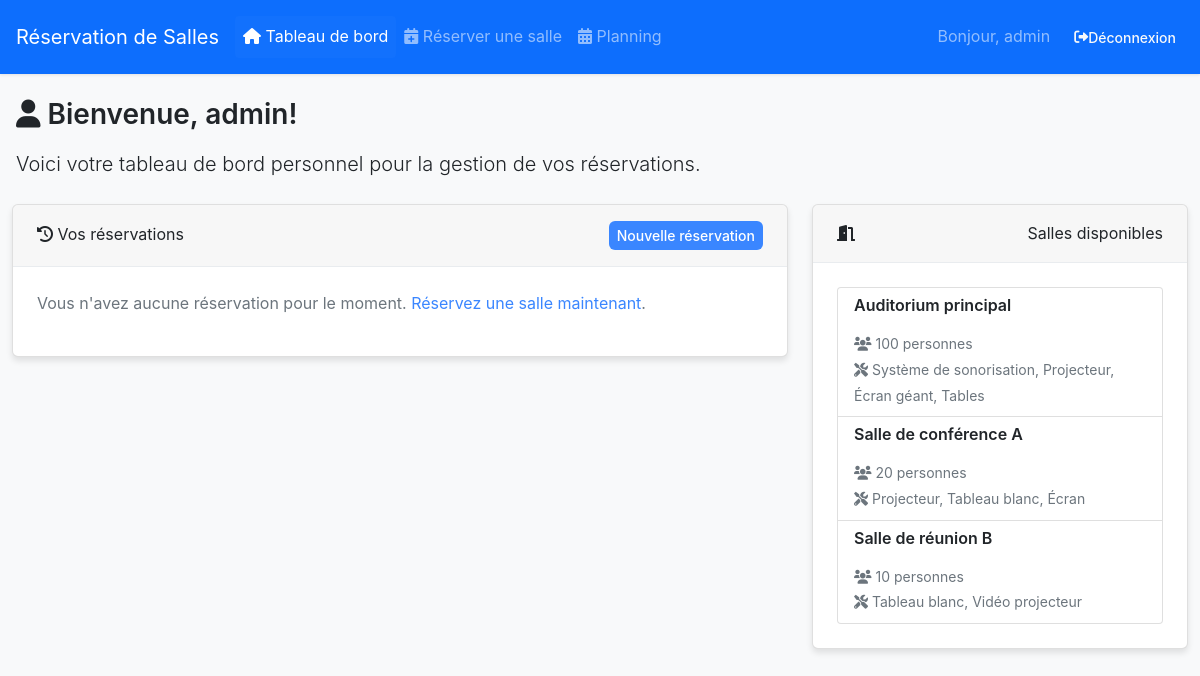
/user/dashboard.php (signed in), run on the app's committed database.
### tables this page shows
CREATE TABLE IF NOT EXISTS rooms (
    id INT AUTO_INCREMENT PRIMARY KEY,
    name VARCHAR(100) NOT NULL,
    capacity INT NOT NULL,
    equipment TEXT,
    created_at TIMESTAMP DEFAULT CURRENT_TIMESTAMP
);

### user/dashboard.php (the view, shortened to what this page needs)
<?php
require_once '../config/db.php';
try {
    $stmt = $pdo->prepare("SELECT r.*, ro.name as room_name FROM reservations r
                          JOIN rooms ro ON r.room_id = ro.id
                          WHERE r.user_id = ?
                          ORDER BY r.reservation_date DESC, r.start_time DESC");
    $stmt->execute([$_SESSION['user_id']]);
    $reservations = $stmt->fetchAll();
} catch (PDOException $e) {
    $error = "Erreur lors du chargement de vos réservations.";
}
try {
    $stmt = $pdo->query("SELECT * FROM rooms ORDER BY name");
    $rooms = $stmt->fetchAll();
} catch (PDOException $e) {
    $error = "Erreur lors du chargement des salles.";
}
?>
<!DOCTYPE html>
<html lang="fr">
<head>
    <link href="https://cdn.jsdelivr.net/npm/bootstrap@5.1.3/dist/css/bootstrap.min.css" rel="stylesheet">
    <link href="https://cdnjs.cloudflare.com/ajax/libs/font-awesome/6.0.0/css/all.min.css" rel="stylesheet">
    <link href="../assets/css/style.css" rel="stylesheet">
</head>
<body>
    <nav class="navbar navbar-expand-lg navbar-dark bg-primary">
        <div class="container">
            <a class="navbar-brand" href="#">Réservation de Salles</a>
            <div class="collapse navbar-collapse" id="navbarNav">
                <ul class="navbar-nav me-auto">
                    <li class="nav-item">
                        <a class="nav-link active" href="dashboard.php"><i class="fas fa-home"></i> Tableau de bord</a>
                    </li>
                    <li class="nav-item">
                        <a class="nav-link" href="reserve.php"><i class="fas fa-calendar-plus"></i> Réserver une salle</a>
                    </li>
                    <li class="nav-item">
                        <a class="nav-link" href="schedule.php"><i class="fas fa-calendar-alt"></i> Planning</a>
                    </li>
                </ul>
                <div class="d-flex">
                    <span class="navbar-text me-3">Bonjour, <?php echo htmlspecialchars($_SESSION['username']); ?></span>
                    <a href="../logout.php" class="btn btn-outline-light btn-sm"><i class="fas fa-sign-out-alt"></i> Déconnexion</a>
                </div>
            </div>
        </div>
    </nav>
    <div class="container mt-4">
        <h2><i class="fas fa-user"></i> Bienvenue, <?php echo htmlspecialchars($_SESSION['username']); ?>!</h2>
        <p class="lead">Voici votre tableau de bord personnel pour la gestion de vos réservations.</p>
        <div class="row mt-4">
            <div class="col-md-8">
                <div class="card">
                    <div class="card-header d-flex justify-content-between align-items-center">
                        <span><i class="fas fa-history"></i> Vos réservations</span>
                        <a href="reserve.php" class="btn btn-sm btn-primary">Nouvelle réservation</a>
                    </div>
                    <div class="card-body">
                        <?php if (isset($reservations) && count($reservations) > 0): ?>
                        <div class="table-responsive">
                            <table class="table table-striped">
                                <thead>
                                    <tr>
                                        <th>Salle</th>
                                        <th>Date</th>
                                        <th>Heures</th>
                                        <th>Objectif</th>
                                        <th>Actions</th>
                                    </tr>
                                </thead>
                                <tbody>
                                    <?php foreach ($reservations as $reservation): ?>
                                    <tr>
                                        <td><?php echo htmlspecialchars($reservation['room_name']); ?></td>
                                        <td><?php echo formatDate($reservation['reservation_date']); ?></td>
                                        <td><?php echo substr($reservation['start_time'], 0, 5); ?> - <?php echo substr($reservation['end_time'], 0, 5); ?></td>
                                        <td><?php echo htmlspecialchars($reservation['purpose']); ?></td>
                                        <td>
                                            <a href="edit_reservation.php?id=<?php echo $reservation['id']; ?>" class="btn btn-sm btn-warning">
                                                <i class="fas fa-edit"></i> Modifier
                                            </a>
                                            <a href="cancel_reservation.php?id=<?php echo $reservation['id']; ?>"
                                               class="btn btn-sm btn-danger"
                                               onclick="return confirm('Êtes-vous sûr de vouloir annuler cette réservation ?')">
                                                <i class="fas fa-times"></i> Annuler
                                            </a>
                                        </td>
                                    </tr>
                                    <?php endforeach; ?>
                                </tbody>
                            </table>
                        </div>
                        <?php else: ?>
                        <p class="text-muted">Vous n'avez aucune réservation pour le moment.
                           <a href="reserve.php">Réservez une salle maintenant</a>.</p>
                        <?php endif; ?>
                    </div>
                </div>
            </div>
            <div class="col-md-4">
                <div class="card">
                    <div class="card-header">
                        <i class="fas fa-door-open"></i> Salles disponibles
                    </div>
                    <div class="card-body">
                        <?php if (isset($rooms) && count($rooms) > 0): ?>
                        <ul class="list-group">
                            <?php foreach ($rooms as $room): ?>
                            <li class="list-group-item">
                                <h6><?php echo htmlspecialchars($room['name']); ?></h6>
                                <small class="text-muted">
                                    <i class="fas fa-users"></i> <?php echo $room['capacity']; ?> personnes<br>
                                    <i class="fas fa-tools"></i> <?php echo htmlspecialchars($room['equipment']); ?>
                                </small>
                            </li>
                            <?php endforeach; ?>
                        </ul>
                        <?php else: ?>
                        <p class="text-muted">Aucune salle disponible pour le moment.</p>
                        <?php endif; ?>
                    </div>
                </div>
            </div>
        </div>
    </div>
</body>
</html>

### assets/css/style.css (style rules this page uses)
:root { --primary: #3A86FF; --primary-hover: #2667cc; --secondary: #8338EC; --success: #06D6A0; --danger: #FF5A5F; --warning: #FFBE0B; --white: #ffffff; --light: #f8f9fa; --light-gray: #e9ecef; --gray: #6c757d; --dark-gray: #343a40; --dark: #212529; --space-xs: 0.5rem; --space-sm: 1rem; --space-md: 1.5rem; --space-lg: 2rem; --space-xl: 3rem; --radius-sm: 4px; --radius: 6px; --radius-lg: 8px; --shadow-sm: 0 1px 3px rgba(0,0,0,0.1); --shadow: 0 4px 6px rgba(0,0,0,0.1); --transition: all 0.2s ease; }
* { margin: 0; padding: 0; box-sizing: border-box; }
body { font-family: 'Inter', -apple-system, BlinkMacSystemFont, 'Segoe UI', Roboto, sans-serif; line-height: 1.6; color: var(--dark); background-color: var(--light); }
h1, h2, h3, h4, h5, h6 { font-weight: 600; margin-bottom: var(--space-sm); color: var(--dark); }
h2 { font-size: 1.75rem; }
p { margin-bottom: var(--space-sm); }
a { color: var(--primary); text-decoration: none; transition: var(--transition); }
.container { width: 100%; max-width: 1200px; margin: 0 auto; padding: 0 var(--space-sm); }
.navbar { background: var(--white); box-shadow: var(--shadow-sm); padding: var(--space-sm) 0; position: sticky; top: 0; z-index: 1000; }
.navbar .container { display: flex; justify-content: space-between; align-items: center; }
.nav-link { padding: var(--space-xs) var(--space-sm); color: var(--dark); text-decoration: none; border-radius: var(--radius-sm); transition: var(--transition); }
.nav-link:hover, .nav-link.active { background: rgba(58, 134, 255, 0.1); color: var(--primary); }
.card { background: var(--white); border-radius: var(--radius); box-shadow: var(--shadow); overflow: hidden; margin-bottom: var(--space-md); transition: var(--transition); }
.card-header { padding: var(--space-sm) var(--space-md); border-bottom: 1px solid var(--light-gray); display: flex; justify-content: space-between; align-items: center; }
.card-body { padding: var(--space-md); }
.btn { display: inline-flex; align-items: center; justify-content: center; padding: 0.5rem 1rem; border: none; border-radius: var(--radius); font-weight: 500; cursor: pointer; transition: var(--transition); }
.btn-primary { background: var(--primary); color: white; }
.btn-sm { padding: 0.25rem 0.5rem; font-size: 0.875rem; }
.text-muted { color: var(--gray); }
.mt-4 { margin-top: var(--space-lg); }
.row { display: flex; flex-wrap: wrap; margin: 0 calc(var(--space-sm) * -1); }

### data on the page
rooms: name "Auditorium principal", capacity "100", equipment "Système de sonorisation, Projecteur, Écran géant, Tables"
rooms: name "Salle de conférence A", capacity "20", equipment "Projecteur, Tableau blanc, Écran"
rooms: name "Salle de réunion B", capacity "10", equipment "Tableau blanc, Vidéo projecteur"

### other printed values
$_SESSION['username'] "admin"
